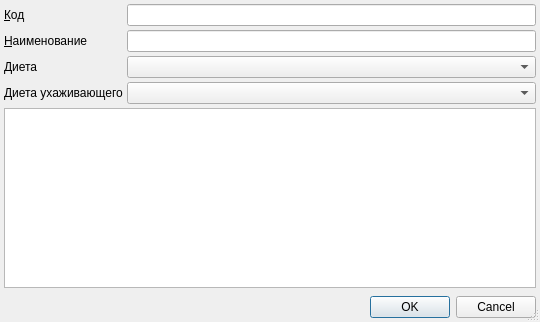
<?xml version="1.0" encoding="UTF-8"?>
<ui version="4.0">
 <class>RBMenu</class>
 <widget class="QDialog" name="RBMenu">
  <property name="geometry">
   <rect>
    <x>0</x>
    <y>0</y>
    <width>540</width>
    <height>322</height>
   </rect>
  </property>
  <property name="windowTitle">
   <string>ChangeMe!</string>
  </property>
  <property name="sizeGripEnabled">
   <bool>true</bool>
  </property>
  <layout class="QGridLayout">
   <property name="margin">
    <number>4</number>
   </property>
   <property name="spacing">
    <number>4</number>
   </property>
   <item row="1" column="1">
    <widget class="QLineEdit" name="edtName"/>
   </item>
   <item row="6" column="0" colspan="2">
    <widget class="QDialogButtonBox" name="buttonBox">
     <property name="orientation">
      <enum>Qt::Horizontal</enum>
     </property>
     <property name="standardButtons">
      <set>QDialogButtonBox::Cancel|QDialogButtonBox::Ok</set>
     </property>
    </widget>
   </item>
   <item row="5" column="0">
    <spacer>
     <property name="orientation">
      <enum>Qt::Vertical</enum>
     </property>
     <property name="sizeHint" stdset="0">
      <size>
       <width>103</width>
       <height>16</height>
      </size>
     </property>
    </spacer>
   </item>
   <item row="0" column="1">
    <widget class="QLineEdit" name="edtCode"/>
   </item>
   <item row="4" column="0" colspan="2">
    <widget class="CInDocTableView" name="tblMenuContent">
     <property name="selectionBehavior">
      <enum>QAbstractItemView::SelectRows</enum>
     </property>
    </widget>
   </item>
   <item row="1" column="0">
    <widget class="QLabel" name="lblName">
     <property name="text">
      <string>&amp;Наименование</string>
     </property>
     <property name="buddy">
      <cstring>edtName</cstring>
     </property>
    </widget>
   </item>
   <item row="0" column="0">
    <widget class="QLabel" name="lblCode">
     <property name="text">
      <string>&amp;Код</string>
     </property>
     <property name="buddy">
      <cstring>edtCode</cstring>
     </property>
    </widget>
   </item>
   <item row="2" column="0">
    <widget class="QLabel" name="lblDiet">
     <property name="text">
      <string>Диета</string>
     </property>
     <property name="buddy">
      <cstring>edtName</cstring>
     </property>
    </widget>
   </item>
   <item row="2" column="1">
    <widget class="CRBComboBox" name="cmbDiet"/>
   </item>
   <item row="3" column="0">
    <widget class="QLabel" name="lblCourtingDiet">
     <property name="text">
      <string>Диета ухаживающего</string>
     </property>
     <property name="buddy">
      <cstring>edtName</cstring>
     </property>
    </widget>
   </item>
   <item row="3" column="1">
    <widget class="CRBComboBox" name="cmbCourtingDiet"/>
   </item>
  </layout>
 </widget>
 <customwidgets>
  <customwidget>
   <class>CRBComboBox</class>
   <extends>QComboBox</extends>
   <header>library/crbcombobox.h</header>
  </customwidget>
  <customwidget>
   <class>CInDocTableView</class>
   <extends>QTableView</extends>
   <header>library/InDocTable.h</header>
  </customwidget>
 </customwidgets>
 <tabstops>
  <tabstop>edtCode</tabstop>
  <tabstop>edtName</tabstop>
  <tabstop>tblMenuContent</tabstop>
  <tabstop>buttonBox</tabstop>
 </tabstops>
 <resources/>
 <connections>
  <connection>
   <sender>buttonBox</sender>
   <signal>accepted()</signal>
   <receiver>RBMenu</receiver>
   <slot>accept()</slot>
   <hints>
    <hint type="sourcelabel">
     <x>158</x>
     <y>121</y>
    </hint>
    <hint type="destinationlabel">
     <x>117</x>
     <y>106</y>
    </hint>
   </hints>
  </connection>
  <connection>
   <sender>buttonBox</sender>
   <signal>rejected()</signal>
   <receiver>RBMenu</receiver>
   <slot>reject()</slot>
   <hints>
    <hint type="sourcelabel">
     <x>238</x>
     <y>99</y>
    </hint>
    <hint type="destinationlabel">
     <x>247</x>
     <y>107</y>
    </hint>
   </hints>
  </connection>
 </connections>
</ui>
